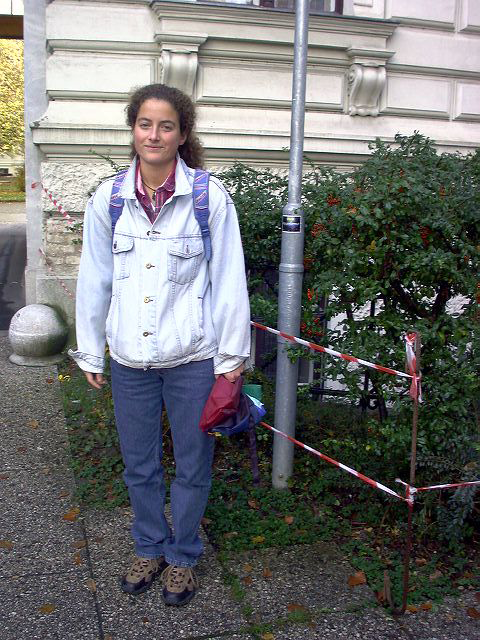
#> input picture images/7.bmp, 480 x 640 px
$ python prueba6.py
#> lines starting #> are read from the running program, lines starting #| are printed output that depends on the picture; after the words box and inside, x2 and y2 are one past the last pixel; in counts of white or black regions, pixels touching at a corner belong together
from __future__ import print_function
from imutils.object_detection import non_max_suppression
import numpy as np
import cv2
import imutils
#person_390.bmp

image = cv2.imread("images/7.bmp")
#> image is the input picture: shape (640, 480, 3); mean B, G, R 112.2, 112.4, 111.1
#resize image -scale

image = imutils.resize(image, width=min(400, image.shape[1]))
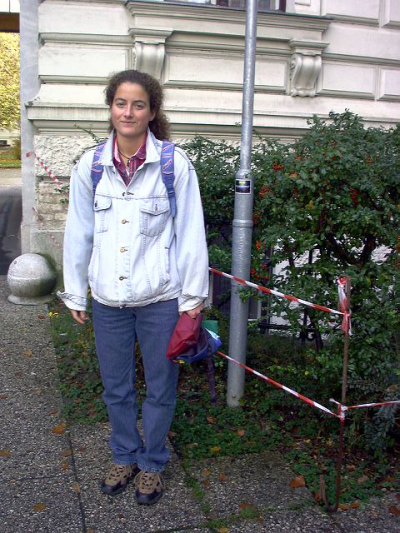
#> image: shape (533, 400, 3); mean B, G, R 112.2, 112.4, 111.1
#image = imutils.resize(image, width=min(400, image.shape[1]))
# initialize the HOG descriptor/person detector
hog = cv2.HOGDescriptor()
hog.setSVMDetector(cv2.HOGDescriptor_getDefaultPeopleDetector())

orig = image.copy()
gray = cv2.cvtColor(image, cv2.COLOR_BGR2GRAY)
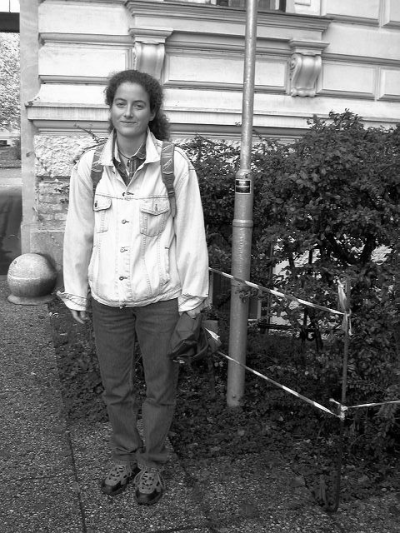
#> gray: shape (533, 400); min 0, max 255, mean 112
# detect people in the image
(rects, weights) = hog.detectMultiScale(gray, winStride=(4, 4),
                                        padding=(8, 8), scale=1.05)
#> rects = [[80, 21, 106, 212], [98, 121, 102, 204], [135, 116, 107, 215]]; weights = [0.565, 0.437, 0.449]

 # draw the original bounding boxes
for (x, y, w, h) in rects:
           cv2.rectangle(orig, (x, y), (x + w, y + h), (0, 0, 255), 2)
#> this loop made 3 passes
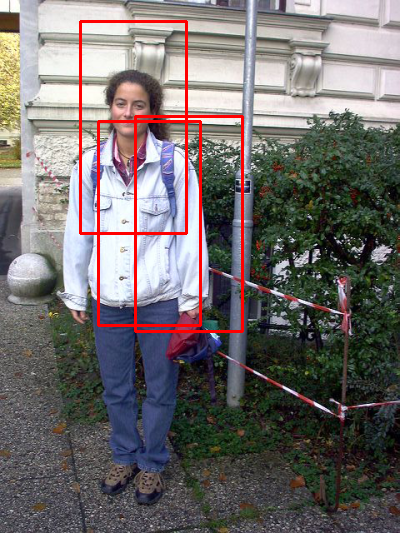
#> orig: shape (533, 400, 3); 2.63% of pixels changed, all inside (x1, y1, x2, y2) = (79, 20, 244, 333)

 # apply non-maxima suppression to the bounding boxes using a
 # fairly large overlap threshold to try to maintain overlapping
 # boxes that are still people
rects = np.array([[x, y, x + w, y + h] for (x, y, w, h) in rects])
#> rects = [[80, 21, 186, 233], [98, 121, 200, 325], [135, 116, 242, 331]]
pick = non_max_suppression(rects, probs=None, overlapThresh=0.65)
#> pick = [[135, 116, 242, 331], [98, 121, 200, 325], [80, 21, 186, 233]]

 # draw the final bounding boxes
for (xA, yA, xB, yB) in pick:
             cv2.rectangle(image, (xA, yA), (xB, yB), (128, 128, 128), 2)
#> this loop made 3 passes
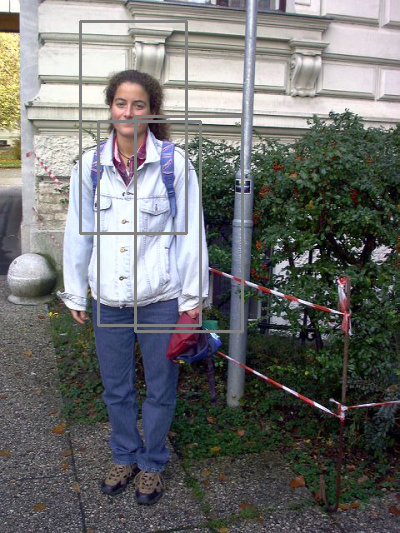
#> image: shape (533, 400, 3); 2.63% of pixels changed, all inside (x1, y1, x2, y2) = (79, 20, 244, 333)

cv2.imshow("Output", orig)
cv2.imshow("OutputNMS", image)
cv2.waitKey(0)
cv2.destroyAllWindows()

$ run again, with images/6.bmp copied over images/7.bmp
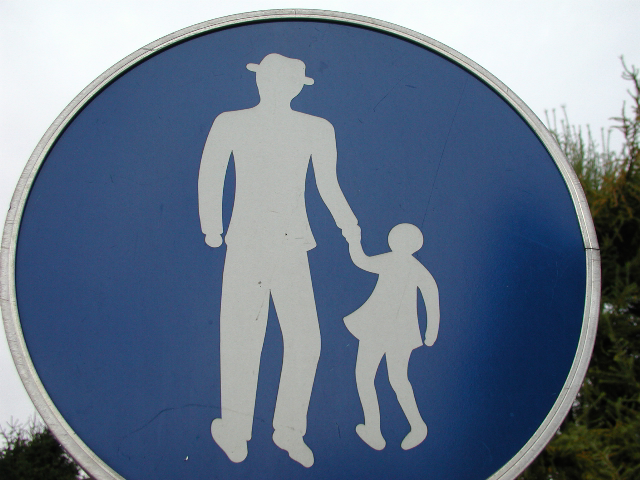
#> input picture images/6.bmp, 640 x 480 px
#> image is the input picture: shape (480, 640, 3); mean B, G, R 138.6, 117.8, 102.2
#> `(rects, weights) = hog.detectMultiScale(gray, winStride=(4, 4), paddin..`: rects = [[202, 111, 94, 188], [100, 6, 138, 275]]; weights = [3.29, 1.32]
#> the loop `for (x, y, w, h) in rects:` made 2 passes
#> after the loop `for (x, y, w, h) in rects:`:
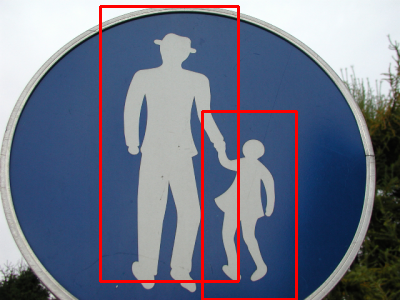
#> orig: shape (300, 400, 3); mean B, G, R 134, 114.4, 108
#> `rects = np.array([[x, y, x + w, y + h] for (x, y, w, h) in rects])`: rects = [[202, 111, 296, 299], [100, 6, 238, 281]]
#> the loop `for (xA, yA, xB, yB) in pick:` made 2 passes
#> after the loop `for (xA, yA, xB, yB) in pick:`:
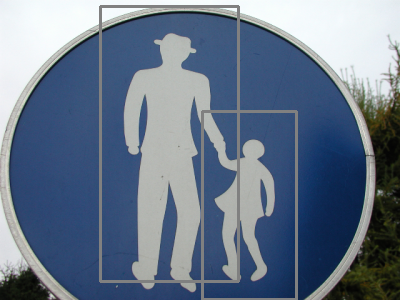
#> image: shape (300, 400, 3); mean B, G, R 138.4, 118.7, 103.7

$ run again, with images/person_063.bmp copied over images/7.bmp
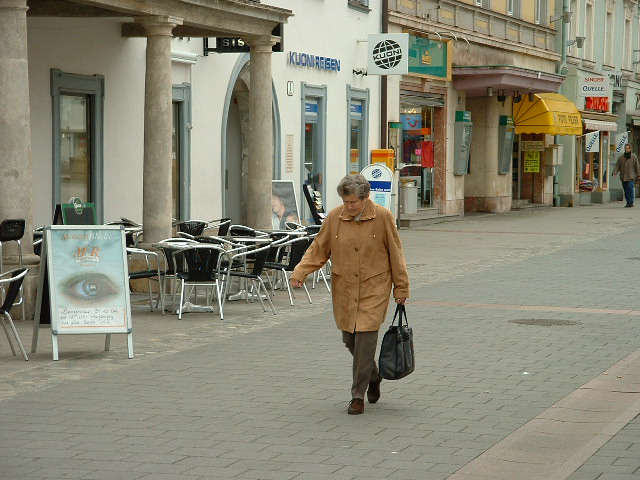
#> input picture images/person_063.bmp, 640 x 480 px
#> image is the input picture: shape (480, 640, 3); mean B, G, R 117.5, 135.4, 137.6
#> `(rects, weights) = hog.detectMultiScale(gray, winStride=(4, 4), paddin..`: rects = [[182, 100, 93, 186]]; weights = [3.51]
#> the loop `for (x, y, w, h) in rects:` made 1 pass
#> after the loop `for (x, y, w, h) in rects:`:
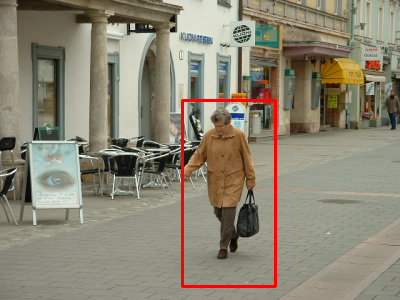
#> orig: shape (300, 400, 3); mean B, G, R 115.8, 133.4, 139.2
#> `rects = np.array([[x, y, x + w, y + h] for (x, y, w, h) in rects])`: rects = [[182, 100, 275, 286]]
#> the loop `for (xA, yA, xB, yB) in pick:` made 1 pass
#> after the loop `for (xA, yA, xB, yB) in pick:`:
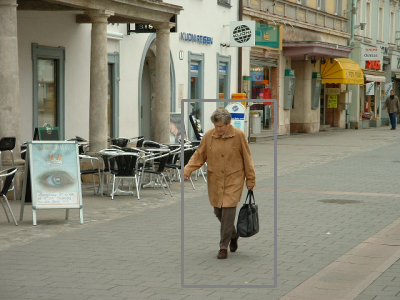
#> image: shape (300, 400, 3); mean B, G, R 117.6, 135.2, 137.4
